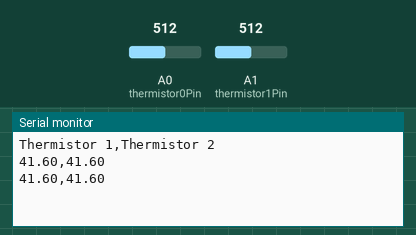
The sketch below on a simulated Arduino Uno, built with avr-gcc and run on an emulated ATmega328P. Shown: the last lines printed to the serial monitor. The inputs (shaded band) are chosen by the test bench; at power-on: A0 (thermistor0Pin) = 512, A1 (thermistor1Pin) = 512.

Above: at 1.8 s.
1.9 s: A0 (thermistor0Pin) set to 716
At 2.4 s:
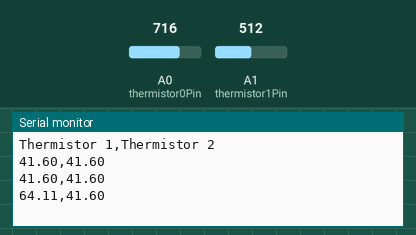
3.4 s: A1 (thermistor1Pin) set to 716
At 4.7 s:
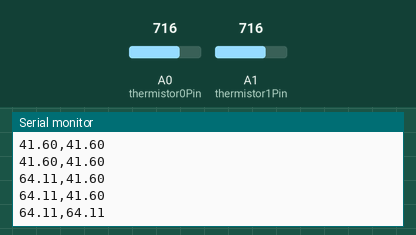
4.9 s: A0 (thermistor0Pin) set to 900
At 5.8 s:
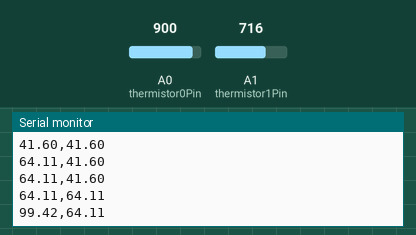
6.4 s: A1 (thermistor1Pin) set to 900
At 7.7 s:
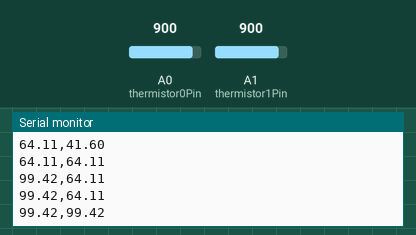
Timing chart, 0 to 8.9 s (numbered marks = the images above; inputs shaded):
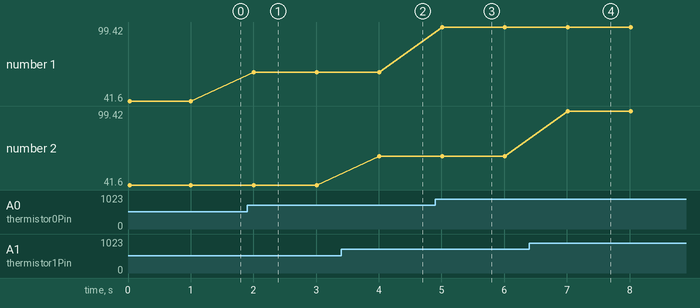

The sketch:

ThermistorSystem.ino
```cpp
/* Pranav Addepalli


*/

// thermistor pins
int thermistor0Pin = A0, thermistor1Pin = A1, thermistor2Pin = A2, thermistor3Pin = A3;
// thermistor coefficients`
float a = 0.003354016, b = 0.0002569850, c = 0.000002620131, d = 0.00000006383091;

void setup(void) {
  // start serial port
  Serial.begin(9600);
  Serial.print("Thermistor 1,");
  Serial.println("Thermistor 2");


}

void loop(void) {
  float thermistor0Value = readTemperature(analogRead(thermistor0Pin));
   float thermistor1Value = readTemperature(analogRead(thermistor1Pin));


  Serial.print(thermistor0Value);
  Serial.print(",");
  Serial.print(thermistor1Value);
  Serial.println();
  delay(1000);

}

float readTemperature(double reading) {
  float temperature;
  // convert the analog reading into a resistance
  float resistance = (10000.0 * ((1024.0 / reading - 1)));
  // temporary variable
  float z = log(resistance / 20000);
  temperature = (1 / (a + (b * z) + (c * z * z) + (d * z * z * z))) - 273.15;

  return temperature;
}
```

Measured:
- after the input at 1.9 s, the serial monitor: prints a new line after 0.10 s (image 1)
- after the input at 3.4 s, the serial monitor: prints a new line after 0.61 s (image 2)
- after the input at 4.9 s, the serial monitor: prints a new line after 0.11 s (image 3)
- after the input at 6.4 s, the serial monitor: prints a new line after 0.61 s (image 4)
- plotted number 1: 41.6 → 64.11 after the input at 1.9 s, 64.11 → 99.42 after the input at 4.9 s
